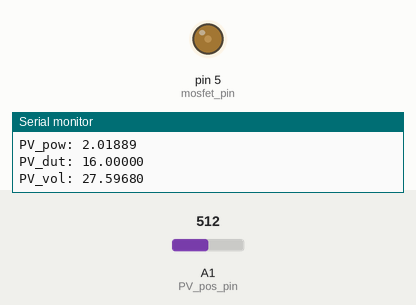
Recording of a sketch running on a simulated Arduino Uno, built with avr-gcc and run on an emulated ATmega328P. On the bench: output pins drawn as LEDs (lit = HIGH), the last lines printed to the serial monitor. The inputs (shaded band) are chosen by the test bench; at power-on: A1 (PV_pos_pin) = 512.

Above: at 1.29 s.
1.3 s: A1 (PV_pos_pin) set to 202
At 2.39 s:
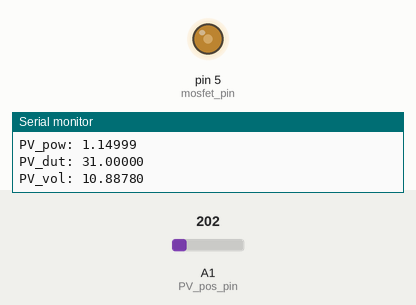
4.3 s: A1 (PV_pos_pin) set to 176
At 6.3 s:
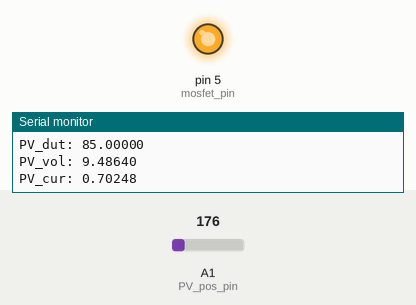
Timing chart, 0 to 7.8 s (numbered marks = the images above; inputs shaded):
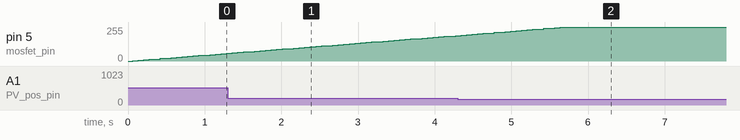

Measured:
- the behaviour switches between 186 and 185 on A1 (PV_pos_pin) (found by bisection; images 1 and 2)

The sketch:

ard_training.ino
```cpp
#define VOLT_DIV 11
#define MAX_DUTY 100
#define MIN_DUTY 0

//Initializing LED Pin
int mosfet_pin = 5;
int32_t frequency = 10000;  //frequency (in Hz)

int R1 = 75;
int R2 = 10;

int counter = 1;
int PV_pos_pin = A1;
int PV_pos_val = 0;

double PV_volt = 0;
double PV_current = 0;
double duty = 0;
double duty_inc = 1;
double prev_power = 0;
double prev_volt = 0;
double prev_current = 0;

void setup() {
  Serial.begin(9600);

//  TCCR0B = TCCR0B & B11111000 | B00000001; // PWM 31372.55 Hz pins 5 and 6
//     TCCR0B = TCCR0B & B11111000 | B00000010; // PWM 7000 Hz pins 5 and 6
//  TCCR2B = TCCR2B & B11111000 | B00000001; // PWM 31372.55 Hz pins 3 and 11
//  TCCR1B = TCCR1B & B11111000 | B00000001; // PWM 62745.10 Hz pins 9 and 10

  ////////  THIS GENERATES 10KHz PWM at PIN5 //////////
  TCCR0A = B10000011; // PWM 31372.55 Hz pins 5 and 6
  TCCR0B = TCCR0B & B11111000 | B10001010; // PWM 31372.55 Hz pins 5 and 6
  OCR0A = 200;

  pinMode(mosfet_pin, OUTPUT);
  delay(1000);
}

void loop() {

  if (duty > MAX_DUTY)
  {
    duty = MAX_DUTY-2;
  }
  if (duty < MIN_DUTY)
  {
    duty = MIN_DUTY+2;
  }


  if ((counter % 40) == 0)
  {
    //**** SEND DATA TO PC ****//
    serial_comms(PV_volt, PV_current, duty);

    //**** USE THIS TO FIND MPPT ****//
//    duty = cal_duty(PV_volt, PV_current);

    //**** USE THIS TO DO A SWEEP  ****//
    duty += 1; // (might need to config other variables)
    if (duty > MAX_DUTY-3)
    {
      Serial.println("end of sweep");
      delay(200000);  // delay 60sec
      duty = MIN_DUTY;
    }

    //**** USE THIS TO FOR CONSTANT VOLT ****//
//    duty = 96;
  }

  analogWrite(mosfet_pin, duty_calibrate()); //duty cycle 15%
  TCCR0B = TCCR0B & B11111000 | B00000010; // PWM 31372.55 Hz pins 5 and 6

  counter++;
  if ((counter % 5) == 0)
  {
    double tmp_value = 0.0;
    double tmp_sum = 0.0;

    for (int ii=0; ii<20; ii++)
    {
      delayMicroseconds(100);
      tmp_sum += analogRead(PV_pos_pin);
      delayMicroseconds(100);
    }
    PV_pos_val = int(tmp_sum/20.0);

    PV_volt = double(PV_pos_val) * 0.0049 * VOLT_DIV;
    PV_current = PV_volt/11000.0 + PV_volt*(duty/100.0)*(duty/100.0)/10.0;
  }
}


//static double duty_calibrate()
//{
//  return double(256.0 * float(duty/100.0));
//}

static int duty_calibrate()
{
  return (duty * 2.55);
}


static void serial_comms(double volt, double current, double duty_cycle)
{
  double PV_power = volt * current;
//   if (PV_power > 7) // invalid data
//   {
//     return;
//   }
  //print voltage
  Serial.print("PV_vol: ");
  Serial.print(PV_volt, 5);
  Serial.println("");

  //print current
  Serial.print("PV_cur: ");
  Serial.print(PV_current, 5);
  Serial.println("");

  //print power
  Serial.print("PV_pow: ");
  Serial.print(PV_power, 5);
  Serial.println("");

  //print duty
  Serial.print("PV_dut: ");
  Serial.print(duty_cycle, 5);
  Serial.println("");
}

double max_power = 0;
uint16_t count_max = 0;
static double cal_duty(double loc_PV_volt, double loc_PV_current)
{
  double loc_PV_power = loc_PV_volt * loc_PV_current;

  if (loc_PV_power > 10) // invalid data
  {
    return duty;
  }
  else if (loc_PV_power == 0)
  {
    return duty = 50;
  }

  double delta_power = loc_PV_power - prev_power;
  double delta_volt = loc_PV_volt - prev_volt;
  double new_inc = duty_inc;
  double d;
//  double delta_volt_threshold = 0.001;
  double delta_power_threshold = 0.001;

  if (delta_power > delta_power_threshold)
  {
    //check delta volt
    if (delta_volt > 0)
    {
      d = duty + new_inc;
    }
    else if (delta_volt < 0)
    {
      d = duty - new_inc;
    }
    else
    {
      d = duty;
    }
  }
  else if (delta_power < -delta_power_threshold)
  {
    if (delta_volt > 0)
    {
      d = duty - new_inc;
    }
    else if (delta_volt < 0)
    {
      d = duty + new_inc;
    }
    else
    {
      d = duty;
    }
  }
  else
  {
    d = duty;
  }

// set previous values with new values
  prev_power = loc_PV_power;
  prev_volt = loc_PV_volt;
  prev_current = loc_PV_current;

  if (d > MAX_DUTY)
  {
    return MAX_DUTY-2;
  }
  if (d < MIN_DUTY)
  {
    return MIN_DUTY+2;
  }

  return d;
}
```
